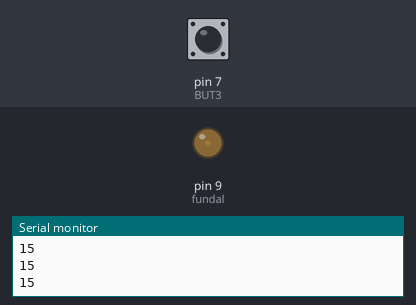
A sketch run on a simulated Arduino Uno, built with avr-gcc and run on an emulated ATmega328P. Parts: output pins drawn as LEDs (lit = HIGH), the last lines printed to the serial monitor. The test bench sets the inputs (shaded band); at power-on: pin 7 (BUT3) HIGH.

Above: at 1.2 s.
1.3 s: pin 7 (BUT3) pulled LOW for 0.15 s
At 2.4 s:
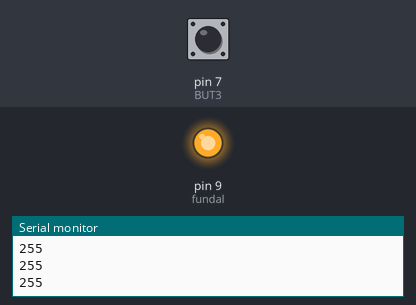
At 10.32 s:
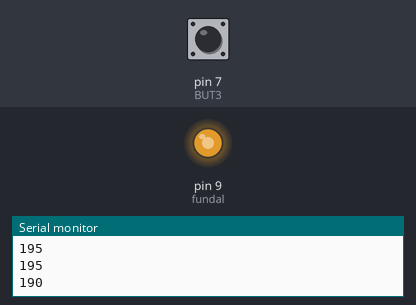
Timing chart, 0 to 11.8 s (numbered marks = the images above; inputs shaded):
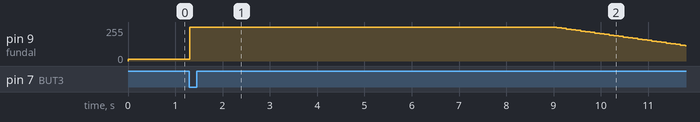

Measured:
- after the input at 1.3 s, pin 9 (fundal): 15/255 → 255/255 at once, → 250/255 7.8 s later, → 245/255 0.10 s later, → 240/255 0.10 s later, … (29 changes in this stretch)

The sketch:

gradual_backlight_1.ino
```cpp
// program scris de niq_ro & GeoMar, 7.2017
// ver.1 - buton care aprinde fundal afisaj si il stinge dupa un timp, progresiv

#define BUT3 7     // buton
#define fundal 9   // led de fundal

int inceput = 0;  // timpul in secunde cand s-a apasat butonul
int actual = 0;   // timpul actual in secunde
int ultimaapasare;  // se memoreaza timpul cand se apasa ultima dat abutonul
int timplumina = 7; // timp cant ramane fundalul aprins
byte fundalminim = 15;
byte fundalmaxim = 255;
byte nivelfundal = 15;
byte treaptanivel = 5;  // treapta scadere iluminare de la maxim la minim
byte apasat = 1;  // consideram butonul neapasat

void setup() {

Serial.begin(9600);
pinMode(BUT3, INPUT);
digitalWrite(BUT3, HIGH);

analogWrite(fundal, nivelfundal);  // se aprinde lumina de fundal la minim

inceput = millis()/1000;  // memoram timpul cand incepe sa ruleze programul (in secunde)
Serial.print("inceput = ");
Serial.println(inceput);
} // sfarsit program ce ruleaza la inceput si dupa resetare

void loop() {

 Serial.println(nivelfundal);

apasat = digitalRead(BUT3);  // verificam starea butonului

  if (apasat == 0)  // daca e apasat
    {
      nivelfundal = fundalmaxim;
      analogWrite(fundal, nivelfundal);  // se aprinde la maxim fundalul
      Serial.println("S-a apasat butonul .....");
      delay(50);
      apasat = 1;  // consideram butonul neapasat
      ultimaapasare = millis()/1000;  // se memoreaza timpul cand s-a apasat ultima data butonul
    }

actual = millis()/1000;

if ((actual - ultimaapasare > timplumina) &&  (nivelfundal > fundalminim))  // daca a trecut timpul de aprindere lumina fundal la maxim si nu s-a stins la minim
{
  nivelfundal = nivelfundal - treaptanivel;   // nivel aprindere in scadere
  if (nivelfundal < fundalminim) nivelfundal = fundalminim; // nu trebuie sa scada valaorea sub minim
  analogWrite(fundal, nivelfundal);
  Serial.println(nivelfundal);
}

delay(100);
} // sfarsit program ce ruleaza incontinuu
```
